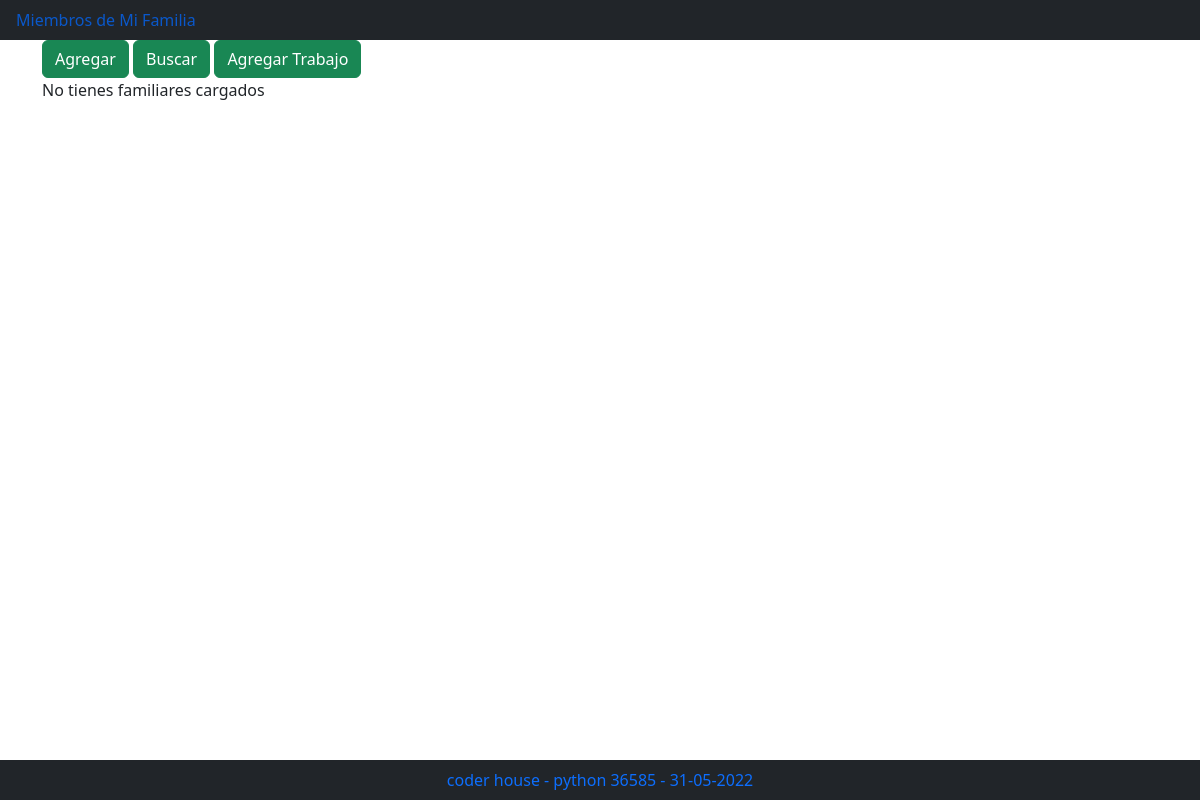
Before: / with the older database file.
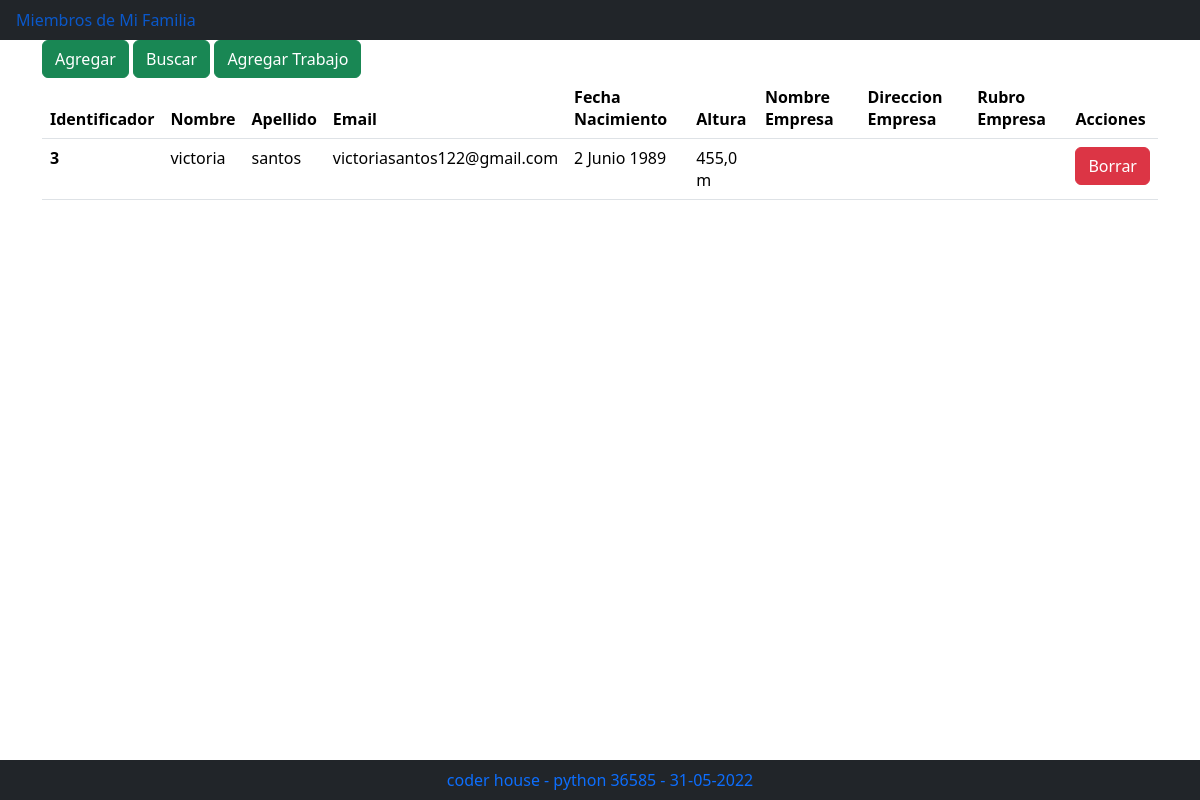
After: the same page with the newer database file.
### familia/models.py (models this page shows)
class Persona(models.Model):
    nombre = models.CharField(max_length=100)
    apellido = models.CharField(max_length=100)
    email = models.CharField(max_length=100)
    fecha_nacimiento = models.DateField()
    altura = models.FloatField(default=0.0)

### familia/views.py (the view)
# urls.py: path('', views.index, name="index"),
def index(request):
    personas = Persona.objects.all()
    template = loader.get_template('familia/lista_familiares.html')
    context = {
        'personas': personas,
    }
    return HttpResponse(template.render(context, request))

### familia/templates/familia/lista_familiares.html
{% extends "familia/index.html" %}
{% load bootstrap5 %}
{% block cuerpo %}
<div class="container">
  <div class="row">
    <div class="col">
      {% url 'agregar' as agregar_url %}
      {% url 'buscar' as buscar_url %}
      {% bootstrap_button "Agregar" button_class="btn-success" button_type="link" href=agregar_url %}
      {% bootstrap_button "Buscar" button_class="btn-success" button_type="link" href=buscar_url %}
      {% url 'agregarTrabajo' as agregarTrabajo_url %}
      {% bootstrap_button "Agregar Trabajo" button_class="btn-success" button_type="link" href=agregarTrabajo_url %}
    <div>
  <div>
  <div class="row">
    <div class="col">
        {% if personas %}
        <table class="table">
            <thead>
                <th scope="col">Identificador</th>
                <th scope="col">Nombre</th>
                <th scope="col">Apellido</th>
                <th scope="col">Email</th>
                <th scope="col">Fecha Nacimiento</th>
                <th scope="col">Altura</th>
                <th scope="col">Nombre Empresa</th>
                <th scope="col">Direccion Empresa</th>
                <th scope="col">Rubro Empresa</th>
                <th scope="col">Acciones</th>
            </thead>
            {% for p in personas %}
            <tbody>
                <tr>
                    <th scope="row">{{p.id}} </th>
                    <td> {{p.nombre}} </td>
                    <td> {{p.apellido}} </td>
                    <td> {{p.email}} </td>
                    <td> {{p.fecha_nacimiento}} </td>
                    <td> {{p.altura}} m</td>
                    <td> {{t.nombreEmpresa}} </td>
                    <td> {{t.direccionEmpresa}} </td>
                    <td> {{t.rubroEmpresa}} </td>
                    {% url 'borrar' identificador=p.id as borrar_url %}
                    <td>{% bootstrap_button "Borrar" size="sm" button_class="btn-danger" button_type="link" href=borrar_url %}</td>
                </tr>
            </tbody>
            {% endfor %}
        </table>
        {% else %}
            <p>No tienes familiares cargados</p>
        {% endif %}
    </div>
  </div>
</div>
{% endblock %}

### familia/templates/familia/index.html (shortened to what this page needs)
{% load bootstrap5 %}
{% bootstrap_css %}
<ul class="nav bg-dark fixed">
  <li class="nav-item">
    <a class="nav-link active" href="{%url  'index' %}"> Miembros de Mi Familia</a>
  </li>
</ul>
{% block  cuerpo %}
{% endblock %}
<ul class="nav bg-dark fixed-bottom justify-content-center">
  <li class="nav-item">
    <a class="nav-link active" href="/">coder house - python 36585 - {% now 'd-m-Y' %}</a>
  </li>
</ul>

Changed rows visible on the page:
added Persona: id "3", nombre "victoria", apellido "santos", email "victoriasantos122@gmail.com", fecha_nacimiento "2 Junio 1989", altura "455,0", bootstrap_button "Borrar"
Other visible differences:
text no longer shown: "No tienes familiares cargados"
text now shown: "Identificador Nombre Apellido Email Fecha Nacimiento Altura Nombre Empresa Direccion Empresa Rubro Empresa Acciones"
